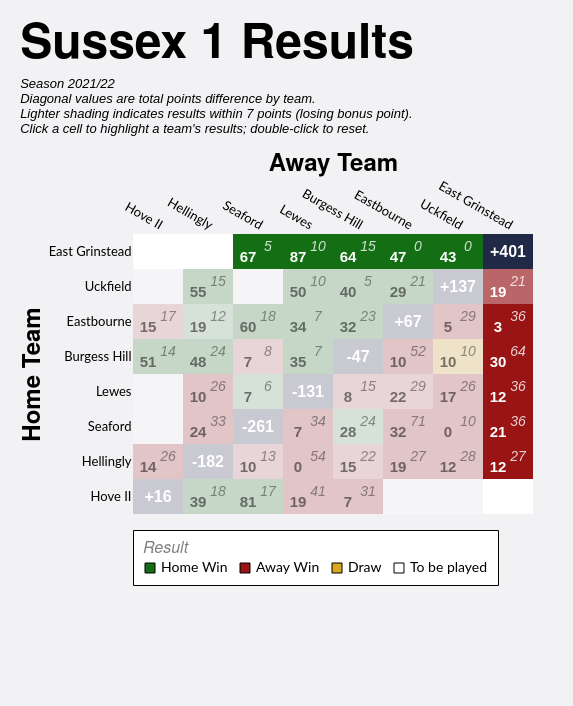

Vega-Lite specification stored for this chart:
### Vega-Lite specification from a JSON file in a GitHub repository (floating-point values rounded to 4 significant figures)
{"config": {"axis": {"labelFont": "Lato, sans-serif", "titleFont": "PT Sans Narrow, Helvetica Neue, Helvetica, Arial, sans-serif", "labelFontSize": 13, "titleFontSize": 24, "gridColor": "#202947", "gridOpacity": 0.2}, "header": {"labelFont": "PT Sans Narrow, Helvetica Neue, Helvetica, Arial, sans-serif", "titleFont": "PT Sans Narrow, Helvetica Neue, Helvetica, Arial, sans-serif", "labelFontSize": 24, "titleFontSize": 28, "labelFontWeight": "bold", "orient": "left"}, "legend": {"labelFont": "Lato, sans-serif", "titleFont": "PT Sans Narrow, Helvetica Neue, Helvetica, Arial, sans-serif", "labelFontSize": 14, "titleFontSize": 16, "titlePadding": 5, "fillColor": "white", "strokeColor": "black", "padding": 10, "titleFontWeight": "lighter", "titleFontStyle": "italic", "titleColor": "gray", "offset": 10}, "title": {"font": "PT Sans Narrow, Helvetica Neue, Helvetica, Arial, sans-serif", "fontSize": 48, "fontWeight": "bold", "anchor": "start", "align": "center", "titlePadding": 20, "subtitlePadding": 10, "subtitleFontSize": 13, "subtitleColor": "", "subtitleFontStyle": "italic", "offset": 15, "color": "black"}, "axisX": {"labelAngle": 0}, "facet": {"title": null, "header": null, "align": {"row": "each", "column": "each"}}, "resolve": {"scale": {"y": "independent", "facet": "independent"}}, "background": "#f2f1f4", "view": {"stroke": null}}, "layer": [{"data": {"name": "data-8e89745e91d6dfe7bef46df0628b82b9"}, "mark": {"type": "rect"}, "encoding": {"color": {"field": "result", "legend": {"columns": 4, "direction": "horizontal", "labelLimit": 200, "offset": 16, "orient": "bottom", "symbolStrokeColor": "black", "symbolStrokeWidth": 1, "values": ["Home Win", "Away Win", "Draw", "To be played"]}, "scale": {"domain": ["Home Win", "Home Win (LBP)", "Away Win", "Away Win (LBP)", "Draw", "To be played", "N/A"], "range": ["#146f14", "#146f14a0", "#991515", "#991515a0", "goldenrod", "white", "#202946"]}, "title": "Result", "type": "nominal"}, "opacity": {"condition": {"test": "datum.home_team == param_9['home_team'] || datum.away_team == param_9['home_team'] || !isValid(param_9['home_team'])", "value": 1.0}, "value": 0.2}, "tooltip": [{"field": "home_team", "title": "Home", "type": "nominal"}, {"field": "away_team", "title": "Away", "type": "nominal"}, {"field": "home_score_text", "title": "Home Score", "type": "nominal"}, {"field": "away_score_text", "title": "Away Score", "type": "nominal"}, {"field": "result", "title": "Result", "type": "nominal"}, {"field": "date", "format": "%d %b %Y", "title": "Date", "type": "temporal"}], "x": {"axis": {"domain": false, "grid": false, "labelAngle": 30, "orient": "top", "ticks": false}, "field": "away_team", "sort": ["Hove II", "Hellingly", "Seaford", "Lewes", "Burgess Hill", "Eastbourne", "Uckfield", "East Grinstead"], "title": "Away Team", "type": "nominal"}, "y": {"axis": {"domain": false, "grid": false, "ticks": false}, "field": "home_team", "sort": ["East Grinstead", "Uckfield", "Eastbourne", "Burgess Hill", "Lewes", "Seaford", "Hellingly", "Hove II"], "title": "Home Team", "type": "nominal"}}, "name": "view_4"}, {"data": {"name": "data-8e89745e91d6dfe7bef46df0628b82b9"}, "mark": {"type": "text", "fontStyle": "italic", "size": 14, "xOffset": 10, "yOffset": -5}, "encoding": {"color": {"condition": {"test": "datum.home_team == param_9['home_team'] || datum.away_team == param_9['home_team'] || !isValid(param_9['home_team'])", "value": "white"}, "value": "black"}, "opacity": {"condition": {"test": "datum.home_team == param_9['home_team'] || datum.away_team == param_9['home_team'] || !isValid(param_9['home_team'])", "value": 0.8}, "value": 0.4}, "text": {"field": "away_score_text", "type": "nominal"}, "x": {"field": "away_team", "sort": ["Hove II", "Hellingly", "Seaford", "Lewes", "Burgess Hill", "Eastbourne", "Uckfield", "East Grinstead"], "type": "nominal"}, "y": {"field": "home_team", "sort": ["East Grinstead", "Uckfield", "Eastbourne", "Burgess Hill", "Lewes", "Seaford", "Hellingly", "Hove II"], "type": "nominal"}}, "transform": [{"filter": "datum.away_score_text != '' && datum.away_score_text != 'WO'"}]}, {"data": {"name": "data-8e89745e91d6dfe7bef46df0628b82b9"}, "mark": {"type": "text", "size": 12, "xOffset": 10, "yOffset": -5}, "encoding": {"color": {"condition": {"test": "datum.home_team == param_9['home_team'] || datum.away_team == param_9['home_team'] || !isValid(param_9['home_team'])", "value": "white"}, "value": "black"}, "opacity": {"condition": {"test": "datum.home_team == param_9['home_team'] || datum.away_team == param_9['home_team'] || !isValid(param_9['home_team'])", "value": 0.8}, "value": 0.4}, "text": {"field": "away_score_text", "type": "nominal"}, "x": {"field": "away_team", "sort": ["Hove II", "Hellingly", "Seaford", "Lewes", "Burgess Hill", "Eastbourne", "Uckfield", "East Grinstead"], "type": "nominal"}, "y": {"field": "home_team", "sort": ["East Grinstead", "Uckfield", "Eastbourne", "Burgess Hill", "Lewes", "Seaford", "Hellingly", "Hove II"], "type": "nominal"}}, "transform": [{"filter": "datum.away_score_text == 'WO'"}]}, {"data": {"name": "data-8e89745e91d6dfe7bef46df0628b82b9"}, "mark": {"type": "text", "fontWeight": "bold", "size": 15, "xOffset": -10, "yOffset": 5}, "encoding": {"color": {"condition": {"test": "datum.home_team == param_9['home_team'] || datum.away_team == param_9['home_team'] || !isValid(param_9['home_team'])", "value": "white"}, "value": "black"}, "opacity": {"condition": {"test": "datum.home_team == param_9['home_team'] || datum.away_team == param_9['home_team'] || !isValid(param_9['home_team'])", "value": 1.0}, "value": 0.5}, "text": {"field": "home_score_text", "type": "nominal"}, "x": {"field": "away_team", "sort": ["Hove II", "Hellingly", "Seaford", "Lewes", "Burgess Hill", "Eastbourne", "Uckfield", "East Grinstead"], "type": "nominal"}, "y": {"field": "home_team", "sort": ["East Grinstead", "Uckfield", "Eastbourne", "Burgess Hill", "Lewes", "Seaford", "Hellingly", "Hove II"], "type": "nominal"}}, "transform": [{"filter": "datum.home_score_text != '' && datum.home_score_text != 'WO'"}]}, {"data": {"name": "data-8e89745e91d6dfe7bef46df0628b82b9"}, "mark": {"type": "text", "size": 12, "xOffset": -10, "yOffset": 5}, "encoding": {"color": {"condition": {"test": "datum.home_team == param_9['home_team'] || datum.away_team == param_9['home_team'] || !isValid(param_9['home_team'])", "value": "white"}, "value": "black"}, "opacity": {"condition": {"test": "datum.home_team == param_9['home_team'] || datum.away_team == param_9['home_team'] || !isValid(param_9['home_team'])", "value": 1.0}, "value": 0.5}, "text": {"field": "home_score_text", "type": "nominal"}, "x": {"field": "away_team", "sort": ["Hove II", "Hellingly", "Seaford", "Lewes", "Burgess Hill", "Eastbourne", "Uckfield", "East Grinstead"], "type": "nominal"}, "y": {"field": "home_team", "sort": ["East Grinstead", "Uckfield", "Eastbourne", "Burgess Hill", "Lewes", "Seaford", "Hellingly", "Hove II"], "type": "nominal"}}, "transform": [{"filter": "datum.home_score_text == 'WO'"}]}, {"data": {"name": "data-dddbf2c5a322969ad81e067fa036e787"}, "mark": {"type": "text", "color": "white", "fontWeight": "bold", "size": 16}, "encoding": {"text": {"field": "display_text", "type": "nominal"}, "tooltip": [{"field": "home_team", "title": "Team", "type": "nominal"}, {"field": "display_text", "title": "Points Difference", "type": "nominal"}], "x": {"field": "away_team", "sort": ["Hove II", "Hellingly", "Seaford", "Lewes", "Burgess Hill", "Eastbourne", "Uckfield", "East Grinstead"], "type": "nominal"}, "y": {"field": "home_team", "sort": ["East Grinstead", "Uckfield", "Eastbourne", "Burgess Hill", "Lewes", "Seaford", "Hellingly", "Hove II"], "type": "nominal"}}}], "height": {"step": 35}, "padding": {"left": 20, "top": 20, "right": 40, "bottom": 120}, "params": [{"name": "param_9", "select": {"type": "point", "clear": "dblclick", "fields": ["home_team"], "on": "click"}, "value": [{"home_team": "East Grinstead"}], "views": ["view_4"]}], "title": {"text": "Sussex 1 Results", "subtitle": ["Season 2021/22", "Diagonal values are total points difference by team.", "Lighter shading indicates results within 7 points (losing bonus point).", "Click a cell to highlight a team's results; double-click to reset."]}, "width": {"step": 50}, "$schema": "https://vega.github.io/schema/vega-lite/v5.20.1.json", "datasets": {"data-8e89745e91d6dfe7bef46df0628b82b9": [{"home_team": "Burgess Hill", "away_team": "Burgess Hill", "match_id": null, "date": "", "home_score": null, "away_score": null, "home_walkover": null, "away_walkover": null, "result": "N/A", "home_score_text": "", "away_score_text": "", "wo_result": "", "score_text": "", "display_text": "-47", "is_diagonal": true, "result_simple": "N/A"}, {"home_team": "Burgess Hill", "away_team": "East Grinstead", "match_id": "954941", "date": "2022-02-26T00:00:00", "home_score": 30.0, "away_score": 64.0, "home_walkover": false, "away_walkover": false, "result": "Away Win", "home_score_text": "30", "away_score_text": "64", "wo_result": "", "score_text": "30-64", "display_text": "30-64", "is_diagonal": false, "result_simple": "Away Win"}, {"home_team": "Burgess Hill", "away_team": "Eastbourne", "match_id": "909527", "date": "2021-11-13T00:00:00", "home_score": 10.0, "away_score": 52.0, "home_walkover": false, "away_walkover": false, "result": "Away Win", "home_score_text": "10", "away_score_text": "52", "wo_result": "", "score_text": "10-52", "display_text": "10-52", "is_diagonal": false, "result_simple": "Away Win"}, {"home_team": "Burgess Hill", "away_team": "Hellingly", "match_id": "909555", "date": "2022-02-12T00:00:00", "home_score": 48.0, "away_score": 24.0, "home_walkover": false, "away_walkover": false, "result": "Home Win", "home_score_text": "48", "away_score_text": "24", "wo_result": "", "score_text": "48-24", "display_text": "48-24", "is_diagonal": false, "result_simple": "Home Win"}, {"home_team": "Burgess Hill", "away_team": "Hove II", "match_id": "909511", "date": "2021-10-02T00:00:00", "home_score": 51.0, "away_score": 14.0, "home_walkover": false, "away_walkover": false, "result": "Home Win", "home_score_text": "51", "away_score_text": "14", "wo_result": "", "score_text": "51-14", "display_text": "51-14", "is_diagonal": false, "result_simple": "Home Win"}, {"home_team": "Burgess Hill", "away_team": "Lewes", "match_id": "909507", "date": "2021-09-25T00:00:00", "home_score": 35.0, "away_score": 7.0, "home_walkover": false, "away_walkover": false, "result": "Home Win", "home_score_text": "35", "away_score_text": "7", "wo_result": "", "score_text": "35-7", "display_text": "35-7", "is_diagonal": false, "result_simple": "Home Win"}, {"home_team": "Burgess Hill", "away_team": "Seaford", "match_id": "909547", "date": "2022-01-22T00:00:00", "home_score": 7.0, "away_score": 8.0, "home_walkover": false, "away_walkover": false, "result": "Away Win (LBP)", "home_score_text": "7", "away_score_text": "8", "wo_result": "", "score_text": "7-8", "display_text": "7-8", "is_diagonal": false, "result_simple": "Away Win"}, {"home_team": "Burgess Hill", "away_team": "Uckfield", "match_id": "909519", "date": "2021-10-23T00:00:00", "home_score": 10.0, "away_score": 10.0, "home_walkover": false, "away_walkover": false, "result": "Draw", "home_score_text": "10", "away_score_text": "10", "wo_result": "", "score_text": "10-10", "display_text": "10-10", "is_diagonal": false, "result_simple": "Draw"}, {"home_team": "East Grinstead", "away_team": "Burgess Hill", "match_id": "909516", "date": "2021-10-16T00:00:00", "home_score": 64.0, "away_score": 15.0, "home_walkover": false, "away_walkover": false, "result": "Home Win", "home_score_text": "64", "away_score_text": "15", "wo_result": "", "score_text": "64-15", "display_text": "64-15", "is_diagonal": false, "result_simple": "Home Win"}, {"home_team": "East Grinstead", "away_team": "East Grinstead", "match_id": null, "date": "", "home_score": null, "away_score": null, "home_walkover": null, "away_walkover": null, "result": "N/A", "home_score_text": "", "away_score_text": "", "wo_result": "", "score_text": "", "display_text": "+401", "is_diagonal": true, "result_simple": "N/A"}, {"home_team": "East Grinstead", "away_team": "Eastbourne", "match_id": "909509", "date": "2021-09-25T00:00:00", "home_score": 47.0, "away_score": 0.0, "home_walkover": false, "away_walkover": false, "result": "Home Win", "home_score_text": "47", "away_score_text": "0", "wo_result": "", "score_text": "47-0", "display_text": "47-0", "is_diagonal": false, "result_simple": "Home Win"}, {"home_team": "East Grinstead", "away_team": "Hellingly", "match_id": null, "date": "", "home_score": null, "away_score": null, "home_walkover": null, "away_walkover": null, "result": "To be played", "home_score_text": "", "away_score_text": "", "wo_result": "", "score_text": "", "display_text": "", "is_diagonal": false, "result_simple": "To be played"}, {"home_team": "East Grinstead", "away_team": "Hove II", "match_id": null, "date": "", "home_score": null, "away_score": null, "home_walkover": null, "away_walkover": null, "result": "To be played", "home_score_text": "", "away_score_text": "", "wo_result": "", "score_text": "", "display_text": "", "is_diagonal": false, "result_simple": "To be played"}, {"home_team": "East Grinstead", "away_team": "Lewes", "match_id": "909523", "date": "2021-10-30T00:00:00", "home_score": 87.0, "away_score": 10.0, "home_walkover": false, "away_walkover": false, "result": "Home Win", "home_score_text": "87", "away_score_text": "10", "wo_result": "", "score_text": "87-10", "display_text": "87-10", "is_diagonal": false, "result_simple": "Home Win"}, {"home_team": "East Grinstead", "away_team": "Seaford", "match_id": "909557", "date": "2022-02-12T00:00:00", "home_score": 67.0, "away_score": 5.0, "home_walkover": false, "away_walkover": false, "result": "Home Win", "home_score_text": "67", "away_score_text": "5", "wo_result": "", "score_text": "67-5", "display_text": "67-5", "is_diagonal": false, "result_simple": "Home Win"}, {"home_team": "East Grinstead", "away_team": "Uckfield", "match_id": "909529", "date": "2021-11-13T00:00:00", "home_score": 43.0, "away_score": 0.0, "home_walkover": false, "away_walkover": false, "result": "Home Win", "home_score_text": "43", "away_score_text": "0", "wo_result": "", "score_text": "43-0", "display_text": "43-0", "is_diagonal": false, "result_simple": "Home Win"}, {"home_team": "Eastbourne", "away_team": "Burgess Hill", "match_id": "909553", "date": "2022-01-29T00:00:00", "home_score": 32.0, "away_score": 23.0, "home_walkover": false, "away_walkover": false, "result": "Home Win", "home_score_text": "32", "away_score_text": "23", "wo_result": "", "score_text": "32-23", "display_text": "32-23", "is_diagonal": false, "result_simple": "Home Win"}, {"home_team": "Eastbourne", "away_team": "East Grinstead", "match_id": "909560", "date": "2022-02-19T00:00:00", "home_score": 3.0, "away_score": 36.0, "home_walkover": false, "away_walkover": false, "result": "Away Win", "home_score_text": "3", "away_score_text": "36", "wo_result": "", "score_text": "3-36", "display_text": "3-36", "is_diagonal": false, "result_simple": "Away Win"}, {"home_team": "Eastbourne", "away_team": "Eastbourne", "match_id": null, "date": "", "home_score": null, "away_score": null, "home_walkover": null, "away_walkover": null, "result": "N/A", "home_score_text": "", "away_score_text": "", "wo_result": "", "score_text": "", "display_text": "+67", "is_diagonal": true, "result_simple": "N/A"}, {"home_team": "Eastbourne", "away_team": "Hellingly", "match_id": "909526", "date": "2021-10-30T00:00:00", "home_score": 19.0, "away_score": 12.0, "home_walkover": false, "away_walkover": false, "result": "Home Win (LBP)", "home_score_text": "19", "away_score_text": "12", "wo_result": "", "score_text": "19-12", "display_text": "19-12", "is_diagonal": false, "result_simple": "Home Win"}, {"home_team": "Eastbourne", "away_team": "Hove II", "match_id": "909533", "date": "2021-11-27T00:00:00", "home_score": 15.0, "away_score": 17.0, "home_walkover": false, "away_walkover": false, "result": "Away Win (LBP)", "home_score_text": "15", "away_score_text": "17", "wo_result": "", "score_text": "15-17", "display_text": "15-17", "is_diagonal": false, "result_simple": "Away Win"}, {"home_team": "Eastbourne", "away_team": "Lewes", "match_id": "909546", "date": "2022-01-15T00:00:00", "home_score": 34.0, "away_score": 7.0, "home_walkover": false, "away_walkover": false, "result": "Home Win", "home_score_text": "34", "away_score_text": "7", "wo_result": "", "score_text": "34-7", "display_text": "34-7", "is_diagonal": false, "result_simple": "Home Win"}, {"home_team": "Eastbourne", "away_team": "Seaford", "match_id": "954943", "date": "2022-02-05T00:00:00", "home_score": 60.0, "away_score": 18.0, "home_walkover": false, "away_walkover": false, "result": "Home Win", "home_score_text": "60", "away_score_text": "18", "wo_result": "", "score_text": "60-18", "display_text": "60-18", "is_diagonal": false, "result_simple": "Home Win"}, {"home_team": "Eastbourne", "away_team": "Uckfield", "match_id": "909512", "date": "2021-10-02T00:00:00", "home_score": 5.0, "away_score": 29.0, "home_walkover": false, "away_walkover": false, "result": "Away Win", "home_score_text": "5", "away_score_text": "29", "wo_result": "", "score_text": "5-29", "display_text": "5-29", "is_diagonal": false, "result_simple": "Away Win"}, {"home_team": "Hellingly", "away_team": "Burgess Hill", "match_id": "953129", "date": "2022-02-05T00:00:00", "home_score": 15.0, "away_score": 22.0, "home_walkover": false, "away_walkover": false, "result": "Away Win (LBP)", "home_score_text": "15", "away_score_text": "22", "wo_result": "", "score_text": "15-22", "display_text": "15-22", "is_diagonal": false, "result_simple": "Away Win"}, {"home_team": "Hellingly", "away_team": "East Grinstead", "match_id": "909513", "date": "2021-10-02T00:00:00", "home_score": 12.0, "away_score": 27.0, "home_walkover": false, "away_walkover": false, "result": "Away Win", "home_score_text": "12", "away_score_text": "27", "wo_result": "", "score_text": "12-27", "display_text": "12-27", "is_diagonal": false, "result_simple": "Away Win"}, {"home_team": "Hellingly", "away_team": "Eastbourne", "match_id": "909549", "date": "2022-01-22T00:00:00", "home_score": 19.0, "away_score": 27.0, "home_walkover": false, "away_walkover": false, "result": "Away Win", "home_score_text": "19", "away_score_text": "27", "wo_result": "", "score_text": "19-27", "display_text": "19-27", "is_diagonal": false, "result_simple": "Away Win"}, {"home_team": "Hellingly", "away_team": "Hellingly", "match_id": null, "date": "", "home_score": null, "away_score": null, "home_walkover": null, "away_walkover": null, "result": "N/A", "home_score_text": "", "away_score_text": "", "wo_result": "", "score_text": "", "display_text": "-182", "is_diagonal": true, "result_simple": "N/A"}, {"home_team": "Hellingly", "away_team": "Hove II", "match_id": "909561", "date": "2022-02-19T00:00:00", "home_score": 14.0, "away_score": 26.0, "home_walkover": false, "away_walkover": false, "result": "Away Win", "home_score_text": "14", "away_score_text": "26", "wo_result": "", "score_text": "14-26", "display_text": "14-26", "is_diagonal": false, "result_simple": "Away Win"}, {"home_team": "Hellingly", "away_team": "Lewes", "match_id": "909554", "date": "2022-01-29T00:00:00", "home_score": 0.0, "away_score": 54.0, "home_walkover": false, "away_walkover": false, "result": "Away Win", "home_score_text": "0", "away_score_text": "54", "wo_result": "", "score_text": "0-54", "display_text": "0-54", "is_diagonal": false, "result_simple": "Away Win"}, {"home_team": "Hellingly", "away_team": "Seaford", "match_id": "909521", "date": "2021-10-23T00:00:00", "home_score": 10.0, "away_score": 13.0, "home_walkover": false, "away_walkover": false, "result": "Away Win (LBP)", "home_score_text": "10", "away_score_text": "13", "wo_result": "", "score_text": "10-13", "display_text": "10-13", "is_diagonal": false, "result_simple": "Away Win"}, {"home_team": "Hellingly", "away_team": "Uckfield", "match_id": "954942", "date": "2022-01-08T00:00:00", "home_score": 12.0, "away_score": 28.0, "home_walkover": false, "away_walkover": false, "result": "Away Win", "home_score_text": "12", "away_score_text": "28", "wo_result": "", "score_text": "12-28", "display_text": "12-28", "is_diagonal": false, "result_simple": "Away Win"}, {"home_team": "Hove II", "away_team": "Burgess Hill", "match_id": "909535", "date": "2021-12-04T00:00:00", "home_score": 7.0, "away_score": 31.0, "home_walkover": false, "away_walkover": false, "result": "Away Win", "home_score_text": "7", "away_score_text": "31", "wo_result": "", "score_text": "7-31", "display_text": "7-31", "is_diagonal": false, "result_simple": "Away Win"}, {"home_team": "Hove II", "away_team": "East Grinstead", "match_id": null, "date": "", "home_score": null, "away_score": null, "home_walkover": null, "away_walkover": null, "result": "To be played", "home_score_text": "", "away_score_text": "", "wo_result": "", "score_text": "", "display_text": "", "is_diagonal": false, "result_simple": "To be played"}, {"home_team": "Hove II", "away_team": "Eastbourne", "match_id": null, "date": "", "home_score": null, "away_score": null, "home_walkover": null, "away_walkover": null, "result": "To be played", "home_score_text": "", "away_score_text": "", "wo_result": "", "score_text": "", "display_text": "", "is_diagonal": false, "result_simple": "To be played"}, {"home_team": "Hove II", "away_team": "Hellingly", "match_id": "909508", "date": "2021-09-25T00:00:00", "home_score": 39.0, "away_score": 18.0, "home_walkover": false, "away_walkover": false, "result": "Home Win", "home_score_text": "39", "away_score_text": "18", "wo_result": "", "score_text": "39-18", "display_text": "39-18", "is_diagonal": false, "result_simple": "Home Win"}, {"home_team": "Hove II", "away_team": "Hove II", "match_id": null, "date": "", "home_score": null, "away_score": null, "home_walkover": null, "away_walkover": null, "result": "N/A", "home_score_text": "", "away_score_text": "", "wo_result": "", "score_text": "", "display_text": "+16", "is_diagonal": true, "result_simple": "N/A"}, {"home_team": "Hove II", "away_team": "Lewes", "match_id": "909515", "date": "2021-10-16T00:00:00", "home_score": 19.0, "away_score": 41.0, "home_walkover": false, "away_walkover": false, "result": "Away Win", "home_score_text": "19", "away_score_text": "41", "wo_result": "", "score_text": "19-41", "display_text": "19-41", "is_diagonal": false, "result_simple": "Away Win"}, {"home_team": "Hove II", "away_team": "Seaford", "match_id": "909528", "date": "2021-11-13T00:00:00", "home_score": 81.0, "away_score": 17.0, "home_walkover": false, "away_walkover": false, "result": "Home Win", "home_score_text": "81", "away_score_text": "17", "wo_result": "", "score_text": "81-17", "display_text": "81-17", "is_diagonal": false, "result_simple": "Home Win"}, {"home_team": "Hove II", "away_team": "Uckfield", "match_id": null, "date": "", "home_score": null, "away_score": null, "home_walkover": null, "away_walkover": null, "result": "To be played", "home_score_text": "", "away_score_text": "", "wo_result": "", "score_text": "", "display_text": "", "is_diagonal": false, "result_simple": "To be played"}, {"home_team": "Lewes", "away_team": "Burgess Hill", "match_id": "909562", "date": "2022-02-19T00:00:00", "home_score": 8.0, "away_score": 15.0, "home_walkover": false, "away_walkover": false, "result": "Away Win (LBP)", "home_score_text": "8", "away_score_text": "15", "wo_result": "", "score_text": "8-15", "display_text": "8-15", "is_diagonal": false, "result_simple": "Away Win"}, {"home_team": "Lewes", "away_team": "East Grinstead", "match_id": "909550", "date": "2022-01-22T00:00:00", "home_score": 12.0, "away_score": 36.0, "home_walkover": false, "away_walkover": false, "result": "Away Win", "home_score_text": "12", "away_score_text": "36", "wo_result": "", "score_text": "12-36", "display_text": "12-36", "is_diagonal": false, "result_simple": "Away Win"}, {"home_team": "Lewes", "away_team": "Eastbourne", "match_id": "909522", "date": "2021-10-23T00:00:00", "home_score": 22.0, "away_score": 29.0, "home_walkover": false, "away_walkover": false, "result": "Away Win (LBP)", "home_score_text": "22", "away_score_text": "29", "wo_result": "", "score_text": "22-29", "display_text": "22-29", "is_diagonal": false, "result_simple": "Away Win"}, {"home_team": "Lewes", "away_team": "Hellingly", "match_id": "909530", "date": "2021-11-13T00:00:00", "home_score": 10.0, "away_score": 26.0, "home_walkover": false, "away_walkover": false, "result": "Away Win", "home_score_text": "10", "away_score_text": "26", "wo_result": "", "score_text": "10-26", "display_text": "10-26", "is_diagonal": false, "result_simple": "Away Win"}, {"home_team": "Lewes", "away_team": "Hove II", "match_id": null, "date": "", "home_score": null, "away_score": null, "home_walkover": null, "away_walkover": null, "result": "To be played", "home_score_text": "", "away_score_text": "", "wo_result": "", "score_text": "", "display_text": "", "is_diagonal": false, "result_simple": "To be played"}, {"home_team": "Lewes", "away_team": "Lewes", "match_id": null, "date": "", "home_score": null, "away_score": null, "home_walkover": null, "away_walkover": null, "result": "N/A", "home_score_text": "", "away_score_text": "", "wo_result": "", "score_text": "", "display_text": "-131", "is_diagonal": true, "result_simple": "N/A"}, {"home_team": "Lewes", "away_team": "Seaford", "match_id": "909514", "date": "2021-10-02T00:00:00", "home_score": 7.0, "away_score": 6.0, "home_walkover": false, "away_walkover": false, "result": "Home Win (LBP)", "home_score_text": "7", "away_score_text": "6", "wo_result": "", "score_text": "7-6", "display_text": "7-6", "is_diagonal": false, "result_simple": "Home Win"}, {"home_team": "Lewes", "away_team": "Uckfield", "match_id": "909558", "date": "2022-02-12T00:00:00", "home_score": 17.0, "away_score": 26.0, "home_walkover": false, "away_walkover": false, "result": "Away Win", "home_score_text": "17", "away_score_text": "26", "wo_result": "", "score_text": "17-26", "display_text": "17-26", "is_diagonal": false, "result_simple": "Away Win"}, {"home_team": "Seaford", "away_team": "Burgess Hill", "match_id": "931679", "date": "2021-09-18T00:00:00", "home_score": 28.0, "away_score": 24.0, "home_walkover": false, "away_walkover": false, "result": "Home Win (LBP)", "home_score_text": "28", "away_score_text": "24", "wo_result": "", "score_text": "28-24", "display_text": "28-24", "is_diagonal": false, "result_simple": "Home Win"}, {"home_team": "Seaford", "away_team": "East Grinstead", "match_id": "909532", "date": "2021-11-27T00:00:00", "home_score": 21.0, "away_score": 36.0, "home_walkover": false, "away_walkover": false, "result": "Away Win", "home_score_text": "21", "away_score_text": "36", "wo_result": "", "score_text": "21-36", "display_text": "21-36", "is_diagonal": false, "result_simple": "Away Win"}, {"home_team": "Seaford", "away_team": "Eastbourne", "match_id": "909518", "date": "2021-10-16T00:00:00", "home_score": 32.0, "away_score": 71.0, "home_walkover": false, "away_walkover": false, "result": "Away Win", "home_score_text": "32", "away_score_text": "71", "wo_result": "", "score_text": "32-71", "display_text": "32-71", "is_diagonal": false, "result_simple": "Away Win"}, {"home_team": "Seaford", "away_team": "Hellingly", "match_id": "909545", "date": "2022-01-15T00:00:00", "home_score": 24.0, "away_score": 33.0, "home_walkover": false, "away_walkover": false, "result": "Away Win", "home_score_text": "24", "away_score_text": "33", "wo_result": "", "score_text": "24-33", "display_text": "24-33", "is_diagonal": false, "result_simple": "Away Win"}, {"home_team": "Seaford", "away_team": "Hove II", "match_id": null, "date": "", "home_score": null, "away_score": null, "home_walkover": null, "away_walkover": null, "result": "To be played", "home_score_text": "", "away_score_text": "", "wo_result": "", "score_text": "", "display_text": "", "is_diagonal": false, "result_simple": "To be played"}, {"home_team": "Seaford", "away_team": "Lewes", "match_id": "909538", "date": "2021-12-04T00:00:00", "home_score": 7.0, "away_score": 34.0, "home_walkover": false, "away_walkover": false, "result": "Away Win", "home_score_text": "7", "away_score_text": "34", "wo_result": "", "score_text": "7-34", "display_text": "7-34", "is_diagonal": false, "result_simple": "Away Win"}, {"home_team": "Seaford", "away_team": "Seaford", "match_id": null, "date": "", "home_score": null, "away_score": null, "home_walkover": null, "away_walkover": null, "result": "N/A", "home_score_text": "", "away_score_text": "", "wo_result": "", "score_text": "", "display_text": "-261", "is_diagonal": true, "result_simple": "N/A"}, {"home_team": "Seaford", "away_team": "Uckfield", "match_id": "909559", "date": "2022-02-19T00:00:00", "home_score": 0.0, "away_score": 10.0, "home_walkover": false, "away_walkover": false, "result": "Away Win", "home_score_text": "0", "away_score_text": "10", "wo_result": "", "score_text": "0-10", "display_text": "0-10", "is_diagonal": false, "result_simple": "Away Win"}, {"home_team": "Uckfield", "away_team": "Burgess Hill", "match_id": "909544", "date": "2022-01-15T00:00:00", "home_score": 40.0, "away_score": 5.0, "home_walkover": false, "away_walkover": false, "result": "Home Win", "home_score_text": "40", "away_score_text": "5", "wo_result": "", "score_text": "40-5", "display_text": "40-5", "is_diagonal": false, "result_simple": "Home Win"}, {"home_team": "Uckfield", "away_team": "East Grinstead", "match_id": "909551", "date": "2022-01-29T00:00:00", "home_score": 19.0, "away_score": 21.0, "home_walkover": false, "away_walkover": false, "result": "Away Win (LBP)", "home_score_text": "19", "away_score_text": "21", "wo_result": "", "score_text": "19-21", "display_text": "19-21", "is_diagonal": false, "result_simple": "Away Win"}, {"home_team": "Uckfield", "away_team": "Eastbourne", "match_id": "909537", "date": "2021-12-04T00:00:00", "home_score": 29.0, "away_score": 21.0, "home_walkover": false, "away_walkover": false, "result": "Home Win", "home_score_text": "29", "away_score_text": "21", "wo_result": "", "score_text": "29-21", "display_text": "29-21", "is_diagonal": false, "result_simple": "Home Win"}, {"home_team": "Uckfield", "away_team": "Hellingly", "match_id": "909517", "date": "2021-10-16T00:00:00", "home_score": 55.0, "away_score": 15.0, "home_walkover": false, "away_walkover": false, "result": "Home Win", "home_score_text": "55", "away_score_text": "15", "wo_result": "", "score_text": "55-15", "display_text": "55-15", "is_diagonal": false, "result_simple": "Home Win"}, {"home_team": "Uckfield", "away_team": "Hove II", "match_id": null, "date": "", "home_score": null, "away_score": null, "home_walkover": null, "away_walkover": null, "result": "To be played", "home_score_text": "", "away_score_text": "", "wo_result": "", "score_text": "", "display_text": "", "is_diagonal": false, "result_simple": "To be played"}, {"home_team": "Uckfield", "away_team": "Lewes", "match_id": "909531", "date": "2021-11-27T00:00:00", "home_score": 50.0, "away_score": 10.0, "home_walkover": false, "away_walkover": false, "result": "Home Win", "home_score_text": "50", "away_score_text": "10", "wo_result": "", "score_text": "50-10", "display_text": "50-10", "is_diagonal": false, "result_simple": "Home Win"}, {"home_team": "Uckfield", "away_team": "Seaford", "match_id": null, "date": "", "home_score": null, "away_score": null, "home_walkover": null, "away_walkover": null, "result": "To be played", "home_score_text": "", "away_score_text": "", "wo_result": "", "score_text": "", "display_text": "", "is_diagonal": false, "result_simple": "To be played"}, {"home_team": "Uckfield", "away_team": "Uckfield", "match_id": null, "date": "", "home_score": null, "away_score": null, "home_walkover": null, "away_walkover": null, "result": "N/A", "home_score_text": "", "away_score_text": "", "wo_result": "", "score_text": "", "display_text": "+137", "is_diagonal": true, "result_simple": "N/A"}], "data-dddbf2c5a322969ad81e067fa036e787": [{"home_team": "Burgess Hill", "away_team": "Burgess Hill", "match_id": null, "date": "", "home_score": null, "away_score": null, "home_walkover": null, "away_walkover": null, "result": "N/A", "home_score_text": "", "away_score_text": "", "wo_result": "", "score_text": "", "display_text": "-47", "is_diagonal": true, "result_simple": "N/A"}, {"home_team": "East Grinstead", "away_team": "East Grinstead", "match_id": null, "date": "", "home_score": null, "away_score": null, "home_walkover": null, "away_walkover": null, "result": "N/A", "home_score_text": "", "away_score_text": "", "wo_result": "", "score_text": "", "display_text": "+401", "is_diagonal": true, "result_simple": "N/A"}, {"home_team": "Eastbourne", "away_team": "Eastbourne", "match_id": null, "date": "", "home_score": null, "away_score": null, "home_walkover": null, "away_walkover": null, "result": "N/A", "home_score_text": "", "away_score_text": "", "wo_result": "", "score_text": "", "display_text": "+67", "is_diagonal": true, "result_simple": "N/A"}, {"home_team": "Hellingly", "away_team": "Hellingly", "match_id": null, "date": "", "home_score": null, "away_score": null, "home_walkover": null, "away_walkover": null, "result": "N/A", "home_score_text": "", "away_score_text": "", "wo_result": "", "score_text": "", "display_text": "-182", "is_diagonal": true, "result_simple": "N/A"}, {"home_team": "Hove II", "away_team": "Hove II", "match_id": null, "date": "", "home_score": null, "away_score": null, "home_walkover": null, "away_walkover": null, "result": "N/A", "home_score_text": "", "away_score_text": "", "wo_result": "", "score_text": "", "display_text": "+16", "is_diagonal": true, "result_simple": "N/A"}, {"home_team": "Lewes", "away_team": "Lewes", "match_id": null, "date": "", "home_score": null, "away_score": null, "home_walkover": null, "away_walkover": null, "result": "N/A", "home_score_text": "", "away_score_text": "", "wo_result": "", "score_text": "", "display_text": "-131", "is_diagonal": true, "result_simple": "N/A"}, {"home_team": "Seaford", "away_team": "Seaford", "match_id": null, "date": "", "home_score": null, "away_score": null, "home_walkover": null, "away_walkover": null, "result": "N/A", "home_score_text": "", "away_score_text": "", "wo_result": "", "score_text": "", "display_text": "-261", "is_diagonal": true, "result_simple": "N/A"}, {"home_team": "Uckfield", "away_team": "Uckfield", "match_id": null, "date": "", "home_score": null, "away_score": null, "home_walkover": null, "away_walkover": null, "result": "N/A", "home_score_text": "", "away_score_text": "", "wo_result": "", "score_text": "", "display_text": "+137", "is_diagonal": true, "result_simple": "N/A"}]}}
